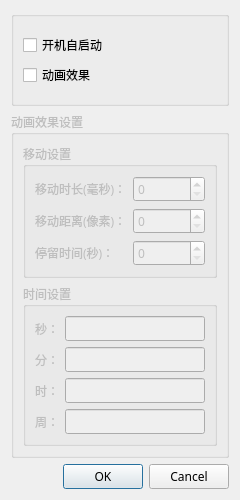
<?xml version="1.0" encoding="UTF-8"?>
<ui version="4.0">
 <class>SettingMenu</class>
 <widget class="QWidget" name="SettingMenu">
  <property name="geometry">
   <rect>
    <x>0</x>
    <y>0</y>
    <width>240</width>
    <height>500</height>
   </rect>
  </property>
  <property name="sizePolicy">
   <sizepolicy hsizetype="Preferred" vsizetype="Preferred">
    <horstretch>0</horstretch>
    <verstretch>0</verstretch>
   </sizepolicy>
  </property>
  <property name="minimumSize">
   <size>
    <width>240</width>
    <height>500</height>
   </size>
  </property>
  <property name="maximumSize">
   <size>
    <width>251</width>
    <height>500</height>
   </size>
  </property>
  <property name="font">
   <font>
    <family>微软雅黑</family>
    <bold>false</bold>
   </font>
  </property>
  <property name="windowTitle">
   <string>Form</string>
  </property>
  <layout class="QGridLayout" name="gridLayout_3">
   <item row="0" column="0">
    <layout class="QVBoxLayout" name="verticalLayout_7">
     <item>
      <widget class="QGroupBox" name="groupBox">
       <property name="title">
        <string/>
       </property>
       <layout class="QGridLayout" name="gridLayout_4">
        <item row="0" column="0">
         <layout class="QVBoxLayout" name="verticalLayout">
          <item>
           <widget class="QCheckBox" name="autoStartSet">
            <property name="text">
             <string>开机自启动</string>
            </property>
           </widget>
          </item>
          <item>
           <widget class="QCheckBox" name="isAinmationSet">
            <property name="text">
             <string>动画效果</string>
            </property>
           </widget>
          </item>
         </layout>
        </item>
       </layout>
      </widget>
     </item>
     <item>
      <widget class="QGroupBox" name="groupBox_2">
       <property name="enabled">
        <bool>false</bool>
       </property>
       <property name="title">
        <string>动画效果设置</string>
       </property>
       <layout class="QGridLayout" name="gridLayout_2">
        <item row="0" column="0">
         <layout class="QVBoxLayout" name="verticalLayout_6">
          <item>
           <widget class="QGroupBox" name="groupBox_3">
            <property name="title">
             <string>移动设置</string>
            </property>
            <layout class="QHBoxLayout" name="horizontalLayout_2">
             <item>
              <layout class="QHBoxLayout" name="horizontalLayout">
               <item>
                <layout class="QVBoxLayout" name="verticalLayout_2">
                 <item>
                  <widget class="QLabel" name="label">
                   <property name="text">
                    <string>移动时长(毫秒)：</string>
                   </property>
                  </widget>
                 </item>
                 <item>
                  <widget class="QLabel" name="label_2">
                   <property name="text">
                    <string>移动距离(像素)：</string>
                   </property>
                  </widget>
                 </item>
                 <item>
                  <widget class="QLabel" name="label_3">
                   <property name="text">
                    <string>停留时间(秒)：</string>
                   </property>
                  </widget>
                 </item>
                </layout>
               </item>
               <item>
                <layout class="QVBoxLayout" name="verticalLayout_3">
                 <item>
                  <widget class="QSpinBox" name="speedWidget">
                   <property name="maximum">
                    <number>999999999</number>
                   </property>
                  </widget>
                 </item>
                 <item>
                  <widget class="QSpinBox" name="distanceWidget">
                   <property name="maximum">
                    <number>999999999</number>
                   </property>
                  </widget>
                 </item>
                 <item>
                  <widget class="QSpinBox" name="intervalWidget">
                   <property name="maximum">
                    <number>99999999</number>
                   </property>
                  </widget>
                 </item>
                </layout>
               </item>
              </layout>
             </item>
            </layout>
           </widget>
          </item>
          <item>
           <widget class="QGroupBox" name="groupBox_4">
            <property name="title">
             <string>时间设置</string>
            </property>
            <layout class="QGridLayout" name="gridLayout">
             <item row="0" column="0">
              <layout class="QHBoxLayout" name="horizontalLayout_3">
               <item>
                <layout class="QVBoxLayout" name="verticalLayout_4">
                 <item>
                  <widget class="QLabel" name="label_4">
                   <property name="text">
                    <string>秒：</string>
                   </property>
                  </widget>
                 </item>
                 <item>
                  <widget class="QLabel" name="label_5">
                   <property name="text">
                    <string>分：</string>
                   </property>
                  </widget>
                 </item>
                 <item>
                  <widget class="QLabel" name="label_6">
                   <property name="text">
                    <string>时：</string>
                   </property>
                  </widget>
                 </item>
                 <item>
                  <widget class="QLabel" name="label_7">
                   <property name="text">
                    <string>周：</string>
                   </property>
                  </widget>
                 </item>
                </layout>
               </item>
               <item>
                <layout class="QVBoxLayout" name="verticalLayout_5">
                 <item>
                  <widget class="QLineEdit" name="secondWidget"/>
                 </item>
                 <item>
                  <widget class="QLineEdit" name="minuteWidget"/>
                 </item>
                 <item>
                  <widget class="QLineEdit" name="hourWidget"/>
                 </item>
                 <item>
                  <widget class="QLineEdit" name="dayWidget"/>
                 </item>
                </layout>
               </item>
              </layout>
             </item>
            </layout>
           </widget>
          </item>
         </layout>
        </item>
       </layout>
      </widget>
     </item>
    </layout>
   </item>
   <item row="1" column="0">
    <widget class="QDialogButtonBox" name="buttonBox">
     <property name="standardButtons">
      <set>QDialogButtonBox::Cancel|QDialogButtonBox::Ok</set>
     </property>
    </widget>
   </item>
  </layout>
 </widget>
 <resources/>
 <connections>
  <connection>
   <sender>isAinmationSet</sender>
   <signal>clicked(bool)</signal>
   <receiver>groupBox_2</receiver>
   <slot>setEnabled(bool)</slot>
   <hints>
    <hint type="sourcelabel">
     <x>27</x>
     <y>56</y>
    </hint>
    <hint type="destinationlabel">
     <x>52</x>
     <y>247</y>
    </hint>
   </hints>
  </connection>
 </connections>
</ui>
